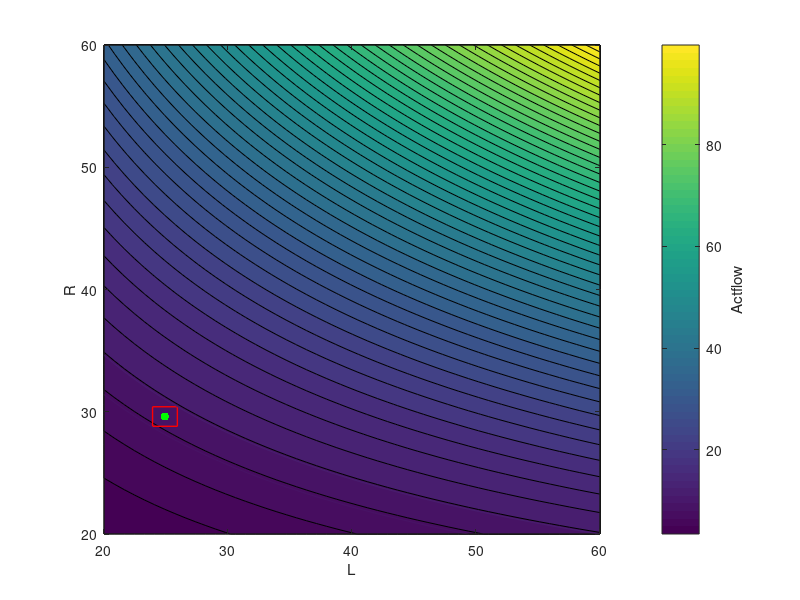

Here is the MATLAB script that generated this plot: (Note: this script raises an error after producing the figure.)
clear all
%close all
clc
%% Constants
N = 150;
B = 0.002;

%%
mu_R = 24.95;
mu_L = 35.11;
tolR = 0.8;
tolL = 1.0;

%% Calculate the flow output in the tolerance range selected 
TolR_Range = linspace(-1*tolR,tolR,50);
TolL_Range = linspace(-1*tolL,tolL,50);
R_vec = mu_R + TolR_Range;
L_vec = mu_L + TolL_Range;
for i = 1:length(TolR_Range)
    R = R_vec(i);
    for j = 1:length(TolL_Range)
        L = L_vec(j);
        actflow(j,i) = ( pi()*R*R*L/1E6 - B)*N;
    end
end

[RR LL] = meshgrid(R_vec,L_vec);

% figure(2)
% subplot(1,2,2)
% contourf(LL,RR,actflow,50)
% colorbar
% c=colorbar;
% ylabel(c,'Actflow (ltrs/min)')
% title('ActFlow output on nominal L and R within specified tols') 
% xlabel('L')
% ylabel('R')

%% This bigger picture %%
R_vec = linspace(20,60,50);
L_vec = linspace(20,60,50);
for i = 1:length(R_vec)
    R = R_vec(i);
    for j = 1:length(L_vec)
        L = L_vec(j);
        actflow(j,i) = ( pi()*R*R*L/1E6 - B)*N;
    end
end
Max_L = 24.9162;
Max_R = 29.6089;
[RR LL] = meshgrid(R_vec,L_vec);
figure(2)
contourf(LL,RR,actflow,50)
colorbar
c=colorbar;
ylabel(c,'Actflow') 
%title('ActFlow output vs. L and R showing upper and lower performance bounds and tolerance box')
xlabel('L')
ylabel('R')
hold on
plot(Max_L,Max_R,'g.','MarkerSize',18)
line([Max_L-tolL Max_L-tolL],[Max_R-tolR Max_R+tolR],'Color','r','LineWidth',1)
line([Max_L-tolL Max_L+tolL],[Max_R+tolR Max_R+tolR],'Color','r','LineWidth',1)
line([Max_L+tolL Max_L+tolL],[Max_R+tolR Max_R-tolR],'Color','r','LineWidth',1)
line([Max_L+tolL Max_L-tolL],[Max_R-tolR Max_R-tolR],'Color','r','LineWidth',1)
hold on
contour(LL,RR,actflow,[9,11],'Color','w')
text(30,30,'USL','color',[1 1 1])
text(25,25,'LSL','color',[1 1 1 ])
